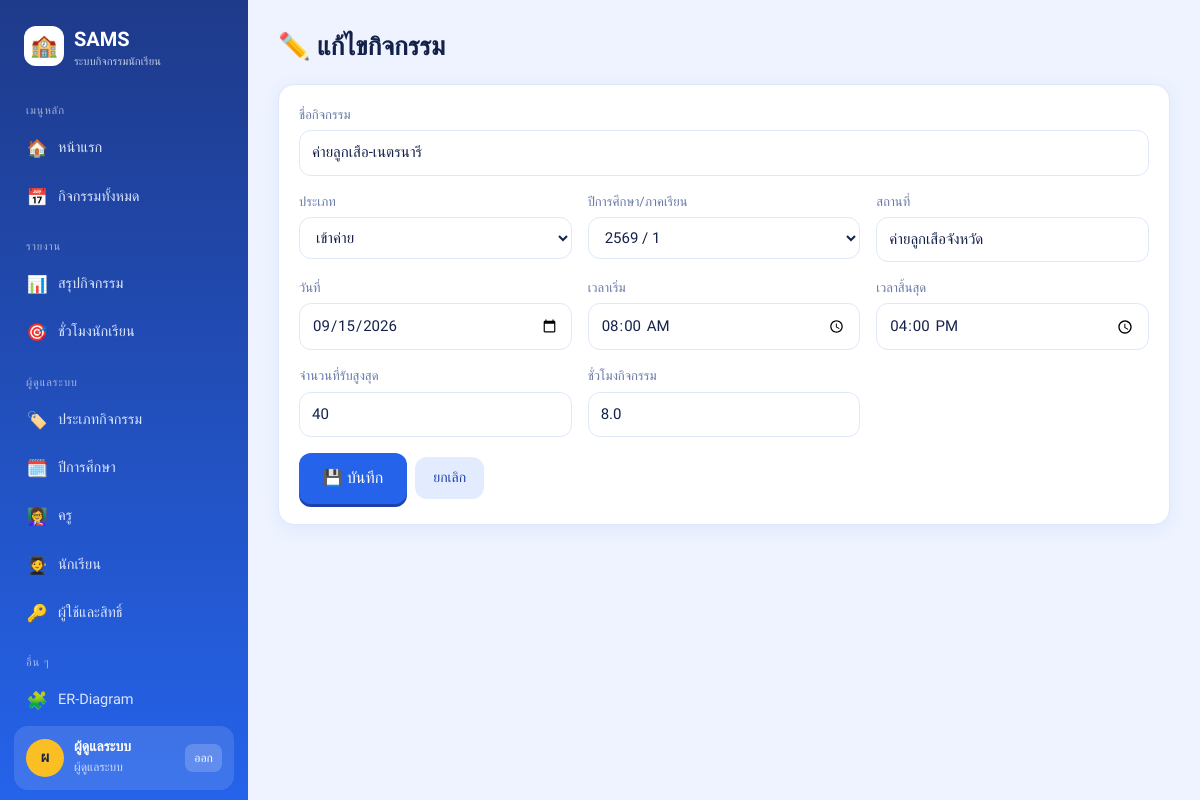
Page /activities/1/edit (signed in) on the committed database.
### tables this page shows
CREATE TABLE role (
    role_id   INTEGER PRIMARY KEY AUTOINCREMENT,
    role_name TEXT NOT NULL UNIQUE
);

CREATE TABLE activity (
    activity_id      INTEGER PRIMARY KEY AUTOINCREMENT,
    activity_name    TEXT NOT NULL,
    type_id          INTEGER NOT NULL REFERENCES activity_type(type_id),
    year_id          INTEGER NOT NULL REFERENCES academic_year(year_id),
    location         TEXT,
    activity_date    TEXT NOT NULL,
    start_time       TEXT,
    end_time         TEXT,
    max_participants INTEGER NOT NULL DEFAULT 50,
    hours            REAL NOT NULL DEFAULT 1
);

### app.py (the view)
@app.route("/activities/<int:aid>/edit", methods=["GET", "POST"])
@login_required("admin", "teacher")
def activity_edit(aid):
    if not can_manage(aid):
        flash("แก้ไขได้เฉพาะกิจกรรมที่คุณเป็นครูผู้ดูแล", "err")
        return redirect(url_for("activities"))
    if request.method == "POST":
        run("""UPDATE activity SET activity_name=?,type_id=?,year_id=?,location=?,activity_date=?,
               start_time=?,end_time=?,max_participants=?,hours=? WHERE activity_id=?""",
            activity_form_data() + (aid,))
        flash("บันทึกการแก้ไขแล้ว", "ok")
        return redirect(url_for("activity_detail", aid=aid))
    a = q("SELECT * FROM activity WHERE activity_id=?", (aid,), one=True)
    return render_template("activity_form.html", a=a, **form_lists())

### app.py (called while the page is built)
def db():
    if "db" not in g:
        g.db = sqlite3.connect(DB_PATH)
        g.db.row_factory = sqlite3.Row
        g.db.execute("PRAGMA foreign_keys = ON")
    return g.db

def q(sql, args=(), one=False):
    cur = db().execute(sql, args)
    rows = cur.fetchall()
    return (rows[0] if rows else None) if one else rows

@app.before_request
def load_user():
    g.user = None
    uid = session.get("uid")
    if uid:
        g.user = q("""SELECT u.*, r.role_name,
                      COALESCE(s.first_name||' '||s.last_name, t.teacher_name, 'ผู้ดูแลระบบ') AS display_name
                      FROM user_account u JOIN role r USING(role_id)
                      LEFT JOIN student s USING(student_id) LEFT JOIN teacher t USING(teacher_id)
                      WHERE u.user_id=?""", (uid,), one=True)

def login_required(*roles):
    def deco(fn):
        @wraps(fn)
        def wrapper(*a, **kw):
            if not g.user:
                return redirect(url_for("login", next=request.path))
            if roles and g.user["role_name"] not in roles:
                flash("คุณไม่มีสิทธิ์เข้าถึงหน้านี้", "err")
                return redirect(url_for("dashboard"))
            return fn(*a, **kw)
        return wrapper
    return deco

def can_manage(activity_id):
    if g.user["role_name"] == "admin":
        return True
    if g.user["role_name"] == "teacher":
        return bool(q("SELECT 1 FROM activity_teacher WHERE activity_id=? AND teacher_id=?",
                      (activity_id, g.user["teacher_id"]), one=True))
    return False

def form_lists():
    return dict(types=q("SELECT * FROM activity_type ORDER BY type_name"),
                years=q("SELECT * FROM academic_year ORDER BY year_name DESC, semester DESC"))

### templates/activity_form.html (shortened to what this page needs)
{% extends 'base.html' %}
{% block body %}
<h1>{{ '✏️ แก้ไขกิจกรรม' if a else '➕ เพิ่มกิจกรรมใหม่' }}</h1>
<form class="card form" method="post">
  <div class="full"><label>ชื่อกิจกรรม</label><input name="activity_name" required value="{{ a.activity_name if a }}"></div>
  <div><label>ประเภท</label><select name="type_id">{% for t in types %}<option value="{{ t.type_id }}" {{ 'selected' if a and a.type_id == t.type_id }}>{{ t.type_name }}</option>{% endfor %}</select></div>
  <div><label>ปีการศึกษา/ภาคเรียน</label><select name="year_id">{% for y in years %}<option value="{{ y.year_id }}" {{ 'selected' if a and a.year_id == y.year_id }}>{{ y.year_name }} / {{ y.semester }}</option>{% endfor %}</select></div>
  <div><label>สถานที่</label><input name="location" value="{{ a.location if a }}"></div>
  <div><label>วันที่</label><input type="date" name="activity_date" required value="{{ a.activity_date if a }}"></div>
  <div><label>เวลาเริ่ม</label><input type="time" name="start_time" value="{{ a.start_time if a else '08:00' }}"></div>
  <div><label>เวลาสิ้นสุด</label><input type="time" name="end_time" value="{{ a.end_time if a else '16:00' }}"></div>
  <div><label>จำนวนที่รับสูงสุด</label><input type="number" min="1" name="max_participants" value="{{ a.max_participants if a else 50 }}"></div>
  <div><label>ชั่วโมงกิจกรรม</label><input type="number" step="0.5" min="0" name="hours" value="{{ a.hours if a else 1 }}"></div>
  <div class="full row"><button class="btn lg">💾 บันทึก</button><a class="btn sec" href="{{ url_for('activities') }}">ยกเลิก</a></div>
</form>
{% endblock %}

### templates/base.html (shortened to what this page needs)
<!doctype html>
<html lang="th">
<head>
<link rel="stylesheet" href="{{ url_for('static', filename='style.css') }}">
</head>
<body>
{% macro item(ep, icon, text, kind=None) %}
  {% set href = url_for(ep, kind=kind) if kind else url_for(ep) %}
  <a class="nav {{ 'on' if request.path == href }}" href="{{ href }}"><span>{{ icon }}</span>{{ text }}</a>
{% endmacro %}
{% if g.user %}
<div class="shell">
<aside class="side" id="side">
  <div class="logo"><i>🏫</i><div>SAMS<small>ระบบกิจกรรมนักเรียน</small></div></div>
  <div class="grp">เมนูหลัก</div>
  {{ item('dashboard', '🏠', 'หน้าแรก') }}
  {{ item('activities', '📅', 'กิจกรรมทั้งหมด') }}
  {% if g.user.role_name in ('admin','teacher') %}
    <div class="grp">รายงาน</div>
    {{ item('report_activities', '📊', 'สรุปกิจกรรม') }}
    {{ item('report_students', '🎯', 'ชั่วโมงนักเรียน') }}
  {% endif %}
  {% if g.user.role_name == 'admin' %}
    <div class="grp">ผู้ดูแลระบบ</div>
    {{ item('master', '🏷️', 'ประเภทกิจกรรม', 'types') }}
    {{ item('master', '🗓️', 'ปีการศึกษา', 'years') }}
    {{ item('master', '👩‍🏫', 'ครู', 'teachers') }}
    {{ item('master', '🧑‍🎓', 'นักเรียน', 'students') }}
    {{ item('users', '🔑', 'ผู้ใช้และสิทธิ์') }}
  {% endif %}
  <div class="grp">อื่น ๆ</div>
  {{ item('er', '🧩', 'ER-Diagram') }}
  <div class="me">
    <div class="av">{{ (g.user.display_name or g.user.username)[0]|upper }}</div>
    <div><b>{{ g.user.display_name or g.user.username }}</b><small>{{ {'admin':'ผู้ดูแลระบบ','teacher':'ครูผู้ดูแล','student':'นักเรียน'}[g.user.role_name] }}</small></div>
    <a href="{{ url_for('logout') }}">ออก</a>
  </div>
</aside>
<div class="main"><div class="wrap">
  {% block body %}{% endblock %}
</div></div>
</div>
{% else %}
  {% for cat, msg in get_flashed_messages(with_categories=true) %}<div class="flash {{ cat }}" style="margin:16px">{{ msg }}</div>{% endfor %}
  {% block public %}{% endblock %}
{% endif %}
</body>
</html>

### static/style.css (style rules this page uses)
:root { --bg:#eef3ff; --card:#fff; --ink:#14224a; --mute:#6678a6; --line:#dfe7fb; --pri:#2563eb; --pri-d:#1e40af; --pri-l:#e3ecff; --sky:#38bdf8; --accent:#fbbf24; --ok:#16a34a; --ok-l:#dcfce7; --err:#dc2626; --err-l:#fee2e2; --warn-l:#fef3c7; --warn:#b45309; --r:16px; --shadow:0 4px 18px rgba(37,99,235,.08); }
* { box-sizing:border-box }
html { scroll-behavior:smooth }
body { margin:0;font-family:'Prompt','Sarabun',system-ui,sans-serif;background:var(--bg);color:var(--ink);font-size:15px;line-height:1.55 }
a { color:var(--pri);text-decoration:none }
.shell { display:flex;min-height:100vh }
.side { width:248px;flex:none;background:linear-gradient(180deg,#1e3a8a 0%,#2563eb 100%);color:#fff;padding:20px 14px;position:sticky;top:0;height:100vh;overflow-y:auto;display:flex;flex-direction:column }
.logo { display:flex;align-items:center;gap:10px;font-weight:700;font-size:20px;padding:4px 10px 18px;color:#fff }
.logo i { font-style:normal;background:#fff;border-radius:12px;width:40px;height:40px;display:grid;place-items:center;font-size:22px }
.logo small { display:block;font-weight:400;font-size:11px;opacity:.75;line-height:1.2 }
.side .grp { font-size:11px;letter-spacing:.08em;text-transform:uppercase;opacity:.6;margin:16px 12px 6px }
.side a.nav { display:flex;align-items:center;gap:10px;color:#dbe6ff;padding:10px 12px;border-radius:12px;margin-bottom:2px;font-size:14.5px }
.side a.nav span { width:22px;text-align:center;font-size:17px }
.me { margin-top:auto;background:rgba(255,255,255,.12);border-radius:14px;padding:12px;display:flex;gap:10px;align-items:center }
.me .av { width:38px;height:38px;border-radius:50%;background:var(--accent);color:#14224a;display:grid;place-items:center;font-weight:700;flex:none }
.me b { display:block;font-size:14px;line-height:1.2 }
.me small { opacity:.75;font-size:12px }
.me a { margin-left:auto;color:#fff;font-size:12px;background:rgba(255,255,255,.18);padding:5px 9px;border-radius:8px }
.main { flex:1;min-width:0;padding:26px 30px 50px }
.wrap { max-width:1100px;margin:0 auto }
.card { background:var(--card);border:1px solid var(--line);border-radius:var(--r);padding:20px;margin-bottom:20px;box-shadow:var(--shadow) }
input,select,textarea { font:inherit;padding:10px 12px;border:1.5px solid var(--line);border-radius:12px;background:#fff;max-width:100%;color:var(--ink) }
label { display:block;font-size:13px;font-weight:500;color:var(--mute);margin-bottom:5px }
.form { display:grid;grid-template-columns:repeat(auto-fit,minmax(220px,1fr));gap:16px }
.form .full { grid-column:1/-1 }
.form input,.form select { width:100% }
.btn { display:inline-flex;align-items:center;gap:6px;background:var(--pri);color:#fff;border:0;border-radius:12px;padding:10px 18px;cursor:pointer;font:inherit;font-weight:500;font-size:14px;box-shadow:0 3px 0 var(--pri-d);transition:.1s }
.btn.sec { background:var(--pri-l);color:var(--pri-d);box-shadow:none }
.btn.lg { padding:13px 24px;font-size:16px }
.row { display:flex;gap:8px;align-items:center;flex-wrap:wrap }
.wrap>h1,.ph h1 { font-size:26px;margin:0 0 18px }

### rows in the picture
role: role_name "ผู้ดูแลระบบ"
activity: activity_name "ค่ายลูกเสือ-เนตรนารี", location "ค่ายลูกเสือจังหวัด", activity_date "09/15/2026", start_time "08:00", end_time "16:00", max_participants "40", hours "8.0"

### other values in the picture
{{ icon }} "🏠 📅 📊 🎯 🏷️ 🗓️ 👩‍🏫 🧑‍🎓 🔑 🧩"
{{ text }} "หน้าแรก กิจกรรมทั้งหมด สรุปกิจกรรม ชั่วโมงนักเรียน ประเภทกิจกรรม ปีการศึกษา ครู นักเรียน ผู้ใช้และสิทธิ์ ER-Diagram"
{{ (g.user.display_name or g.user.username)[0]|upper }} "ผ"
{{ g.user.display_name or g.user.username }} "ผู้ดูแลระบบ"
{{ '✏️ แก้ไขกิจกรรม' if a else '➕ เพิ่มกิจกรรมใหม่' }} "✏️ แก้ไขกิจกรรม"
form field type_id "เข้าค่าย"
form field year_id "2569 / 1"
